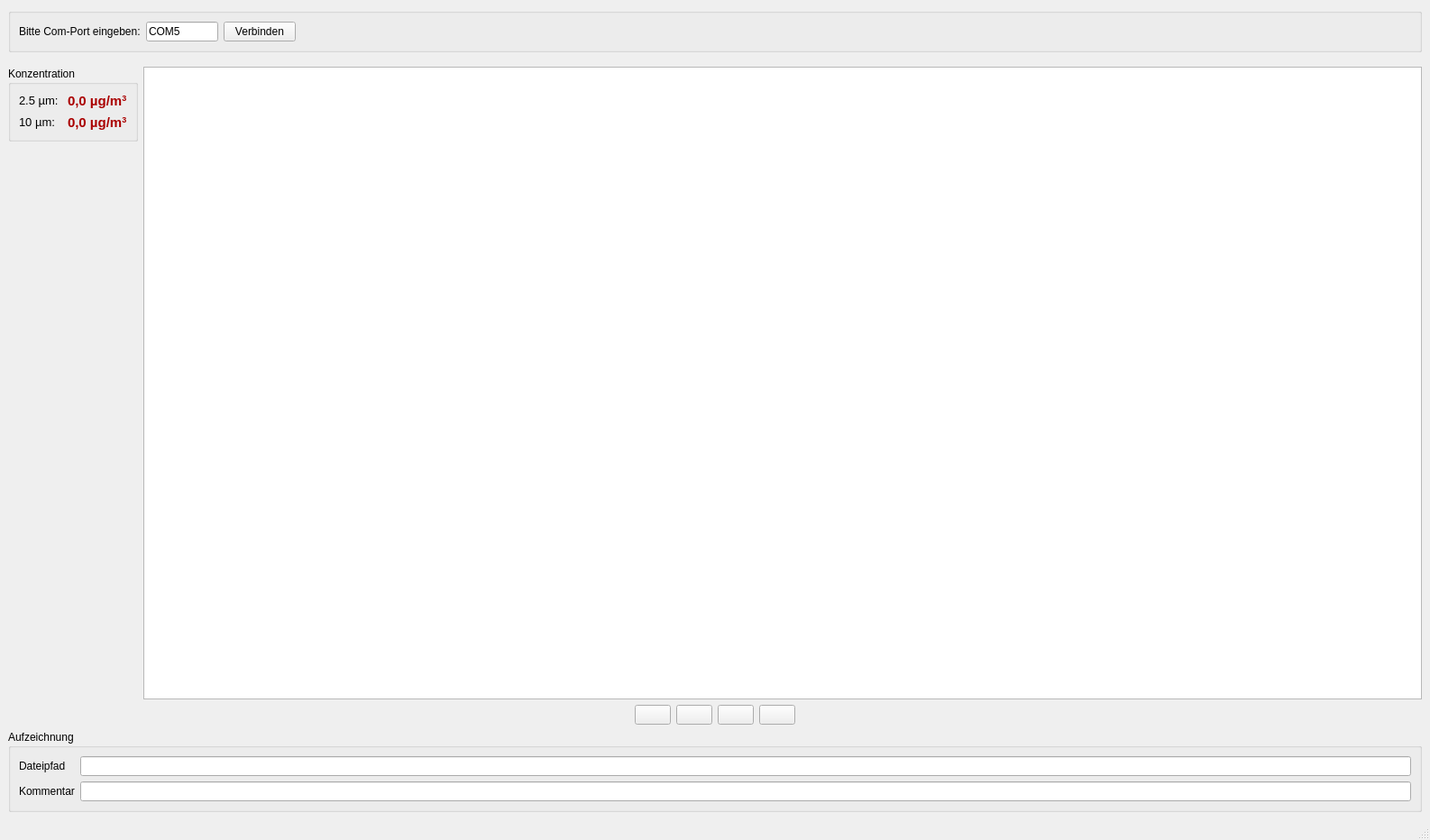
<?xml version="1.0" encoding="UTF-8"?>
<ui version="4.0">
 <class>MainWindow</class>
 <widget class="QMainWindow" name="MainWindow">
  <property name="geometry">
   <rect>
    <x>0</x>
    <y>0</y>
    <width>1586</width>
    <height>932</height>
   </rect>
  </property>
  <property name="windowTitle">
   <string>Feinstaub-Messung</string>
  </property>
  <widget class="QWidget" name="centralwidget">
   <layout class="QVBoxLayout" name="verticalLayout">
    <item>
     <layout class="QHBoxLayout" name="horizontalLayout">
      <item>
       <widget class="QGroupBox" name="groupBox_connect">
        <property name="title">
         <string/>
        </property>
        <layout class="QHBoxLayout" name="horizontalLayout_4">
         <item>
          <widget class="QLabel" name="label_5">
           <property name="text">
            <string>Bitte Com-Port eingeben:</string>
           </property>
          </widget>
         </item>
         <item>
          <widget class="QLineEdit" name="lineEdit_com">
           <property name="minimumSize">
            <size>
             <width>80</width>
             <height>0</height>
            </size>
           </property>
           <property name="maximumSize">
            <size>
             <width>80</width>
             <height>16777215</height>
            </size>
           </property>
           <property name="text">
            <string>COM5</string>
           </property>
          </widget>
         </item>
         <item>
          <widget class="QPushButton" name="pushButton_connect">
           <property name="minimumSize">
            <size>
             <width>80</width>
             <height>0</height>
            </size>
           </property>
           <property name="maximumSize">
            <size>
             <width>80</width>
             <height>25</height>
            </size>
           </property>
           <property name="text">
            <string>Verbinden</string>
           </property>
          </widget>
         </item>
         <item>
          <spacer name="horizontalSpacer">
           <property name="orientation">
            <enum>Qt::Horizontal</enum>
           </property>
           <property name="sizeHint" stdset="0">
            <size>
             <width>40</width>
             <height>20</height>
            </size>
           </property>
          </spacer>
         </item>
        </layout>
       </widget>
      </item>
     </layout>
    </item>
    <item>
     <spacer name="verticalSpacer_2">
      <property name="orientation">
       <enum>Qt::Vertical</enum>
      </property>
      <property name="sizeType">
       <enum>QSizePolicy::Fixed</enum>
      </property>
      <property name="sizeHint" stdset="0">
       <size>
        <width>20</width>
        <height>10</height>
       </size>
      </property>
     </spacer>
    </item>
    <item>
     <layout class="QHBoxLayout" name="horizontalLayout_3">
      <item>
       <layout class="QGridLayout" name="gridLayout">
        <item row="1" column="0">
         <spacer name="verticalSpacer">
          <property name="orientation">
           <enum>Qt::Vertical</enum>
          </property>
          <property name="sizeHint" stdset="0">
           <size>
            <width>20</width>
            <height>40</height>
           </size>
          </property>
         </spacer>
        </item>
        <item row="0" column="0">
         <widget class="QGroupBox" name="groupBox_display">
          <property name="title">
           <string>Konzentration</string>
          </property>
          <layout class="QGridLayout" name="gridLayout_2">
           <item row="0" column="0">
            <widget class="QLabel" name="label">
             <property name="minimumSize">
              <size>
               <width>0</width>
               <height>0</height>
              </size>
             </property>
             <property name="maximumSize">
              <size>
               <width>500000</width>
               <height>80</height>
              </size>
             </property>
             <property name="text">
              <string>&lt;html&gt;&lt;head/&gt;&lt;body&gt;&lt;p&gt;&lt;span style=&quot; font-size:10pt;&quot;&gt;2.5 µm: &lt;/span&gt;&lt;/p&gt;&lt;/body&gt;&lt;/html&gt;</string>
             </property>
            </widget>
           </item>
           <item row="1" column="0">
            <widget class="QLabel" name="label_2">
             <property name="minimumSize">
              <size>
               <width>0</width>
               <height>0</height>
              </size>
             </property>
             <property name="maximumSize">
              <size>
               <width>500000</width>
               <height>16777215</height>
              </size>
             </property>
             <property name="text">
              <string>&lt;html&gt;&lt;head/&gt;&lt;body&gt;&lt;p&gt;&lt;span style=&quot; font-size:10pt;&quot;&gt;10 µm:&lt;/span&gt;&lt;/p&gt;&lt;/body&gt;&lt;/html&gt;</string>
             </property>
            </widget>
           </item>
           <item row="0" column="1">
            <widget class="QLabel" name="label_display25">
             <property name="text">
              <string>&lt;html&gt;&lt;head/&gt;&lt;body&gt;&lt;p&gt;&lt;span style=&quot; font-size:11pt; font-weight:600; color:#aa0000;&quot;&gt;0,0 µg/m&lt;/span&gt;&lt;span style=&quot; font-size:11pt; font-weight:600; color:#aa0000; vertical-align:super;&quot;&gt;3&lt;/span&gt;&lt;/p&gt;&lt;/body&gt;&lt;/html&gt;</string>
             </property>
            </widget>
           </item>
           <item row="1" column="1">
            <widget class="QLabel" name="label_display10">
             <property name="text">
              <string>&lt;html&gt;&lt;head/&gt;&lt;body&gt;&lt;p&gt;&lt;span style=&quot; font-size:11pt; font-weight:600; color:#aa0000;&quot;&gt;0,0 µg/m&lt;/span&gt;&lt;span style=&quot; font-size:11pt; font-weight:600; color:#aa0000; vertical-align:super;&quot;&gt;3&lt;/span&gt;&lt;/p&gt;&lt;/body&gt;&lt;/html&gt;</string>
             </property>
            </widget>
           </item>
          </layout>
         </widget>
        </item>
       </layout>
      </item>
      <item>
       <widget class="PlotWidget" name="graphicsView_plot">
        <property name="minimumSize">
         <size>
          <width>0</width>
          <height>0</height>
         </size>
        </property>
        <property name="maximumSize">
         <size>
          <width>5000000</width>
          <height>16777215</height>
         </size>
        </property>
       </widget>
      </item>
     </layout>
    </item>
    <item>
     <layout class="QHBoxLayout" name="horizontalLayout_2">
      <item>
       <spacer name="horizontalSpacer_2">
        <property name="orientation">
         <enum>Qt::Horizontal</enum>
        </property>
        <property name="sizeHint" stdset="0">
         <size>
          <width>40</width>
          <height>20</height>
         </size>
        </property>
       </spacer>
      </item>
      <item>
       <widget class="QPushButton" name="pushButton_play">
        <property name="enabled">
         <bool>true</bool>
        </property>
        <property name="toolTip">
         <string>Startet die Datensammlung</string>
        </property>
        <property name="text">
         <string/>
        </property>
        <property name="icon">
         <iconset>
          <normaloff>gui/play.png</normaloff>gui/play.png</iconset>
        </property>
        <property name="iconSize">
         <size>
          <width>30</width>
          <height>30</height>
         </size>
        </property>
       </widget>
      </item>
      <item>
       <widget class="QPushButton" name="pushButton_stop">
        <property name="enabled">
         <bool>true</bool>
        </property>
        <property name="toolTip">
         <string>Beende Datenabfrage</string>
        </property>
        <property name="text">
         <string/>
        </property>
        <property name="icon">
         <iconset>
          <normaloff>gui/stop.png</normaloff>gui/stop.png</iconset>
        </property>
        <property name="iconSize">
         <size>
          <width>30</width>
          <height>30</height>
         </size>
        </property>
       </widget>
      </item>
      <item>
       <widget class="QPushButton" name="pushButton_rec">
        <property name="enabled">
         <bool>true</bool>
        </property>
        <property name="toolTip">
         <string>Startet die Aufzeichnung der Daten</string>
        </property>
        <property name="text">
         <string/>
        </property>
        <property name="icon">
         <iconset>
          <normaloff>gui/rec.png</normaloff>gui/rec.png</iconset>
        </property>
        <property name="iconSize">
         <size>
          <width>30</width>
          <height>30</height>
         </size>
        </property>
       </widget>
      </item>
      <item>
       <widget class="QPushButton" name="pushButton_save">
        <property name="toolTip">
         <string>Speichert die aktuell dargestellten Daten</string>
        </property>
        <property name="text">
         <string/>
        </property>
        <property name="icon">
         <iconset>
          <normaloff>gui/save.png</normaloff>gui/save.png</iconset>
        </property>
        <property name="iconSize">
         <size>
          <width>30</width>
          <height>30</height>
         </size>
        </property>
       </widget>
      </item>
      <item>
       <spacer name="horizontalSpacer_3">
        <property name="orientation">
         <enum>Qt::Horizontal</enum>
        </property>
        <property name="sizeHint" stdset="0">
         <size>
          <width>40</width>
          <height>20</height>
         </size>
        </property>
       </spacer>
      </item>
     </layout>
    </item>
    <item>
     <widget class="QGroupBox" name="groupBox_rec">
      <property name="maximumSize">
       <size>
        <width>16777215</width>
        <height>500000</height>
       </size>
      </property>
      <property name="title">
       <string>Aufzeichnung</string>
      </property>
      <layout class="QFormLayout" name="formLayout">
       <item row="0" column="0">
        <widget class="QLabel" name="label_3">
         <property name="text">
          <string>Dateipfad</string>
         </property>
        </widget>
       </item>
       <item row="0" column="1">
        <widget class="QLineEdit" name="lineEdit_ordner">
         <property name="minimumSize">
          <size>
           <width>0</width>
           <height>20</height>
          </size>
         </property>
         <property name="readOnly">
          <bool>true</bool>
         </property>
        </widget>
       </item>
       <item row="1" column="0">
        <widget class="QLabel" name="label_4">
         <property name="text">
          <string>Kommentar</string>
         </property>
        </widget>
       </item>
       <item row="1" column="1">
        <widget class="QLineEdit" name="lineEdit_kommentar">
         <property name="minimumSize">
          <size>
           <width>0</width>
           <height>20</height>
          </size>
         </property>
        </widget>
       </item>
      </layout>
     </widget>
    </item>
   </layout>
  </widget>
  <widget class="QMenuBar" name="menubar">
   <property name="geometry">
    <rect>
     <x>0</x>
     <y>0</y>
     <width>1586</width>
     <height>31</height>
    </rect>
   </property>
  </widget>
  <widget class="QStatusBar" name="statusbar"/>
  <action name="action_ber">
   <property name="text">
    <string>Über</string>
   </property>
  </action>
  <action name="actionSo">
   <property name="text">
    <string>so</string>
   </property>
  </action>
 </widget>
 <customwidgets>
  <customwidget>
   <class>PlotWidget</class>
   <extends>QGraphicsView</extends>
   <header>pyqtgraph</header>
  </customwidget>
 </customwidgets>
 <resources/>
 <connections/>
</ui>
